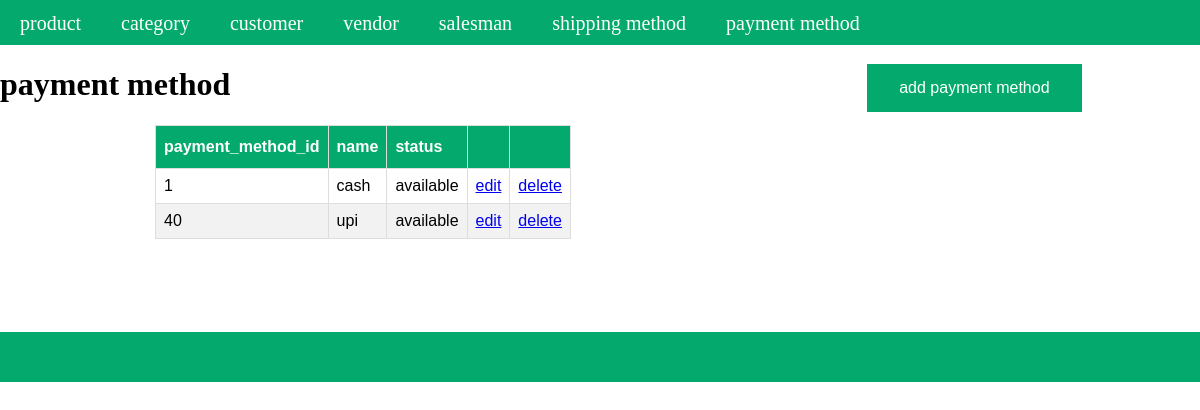
The app's page /index.php?a=grid&c=paymentmethod with its own data.
### tables this page shows
CREATE TABLE `payment_methods` (
  `payment_method_id` int(11) NOT NULL,
  `name` varchar(255) NOT NULL,
  `status` enum('available','unavailable') NOT NULL,
  `created_at` timestamp NOT NULL DEFAULT current_timestamp(),
  `updated_at` timestamp NULL DEFAULT NULL
);

### Controller/Core/Action.php (called while the page is built, shortened)
<?php
class Controller_Core_Action
{
	public function getTemplete($templetePath)
	{
		require_once "View".DS.$templetePath;
	}
}
?>

### Controller/PaymentMethod.php (called while the page is built, shortened)
<?php
require_once 'Controller/Core/Action.php';
class Controller_PaymentMethod extends Controller_Core_Action
{
	protected $payment_methods = [];
	protected $modelPaymentMethod = null;
	public function gridAction()
	{
		$modelPaymentMethod =$this->getModelPaymentMethod();
		$payment_methods =$modelPaymentMethod->fetchAll();
		$this->getTemplete('payment_method/grid.phtml');
	}
    public function getPaymentMethod()
    {
        return $this->payment_methods;
    }
    public function setPaymentMethod($payment_methods)
    {
        $this->payment_methods = $payment_methods;
        return $this;
    }
    public function getModelPaymentMethod()
    {
        if(!$this->modelPaymentMethod)
        {
        	$this->modelPaymentMethod = new Model_PaymentMethod();
        }
        return $this->modelPaymentMethod;
    }
}
?>

### Controller/Core/Front.php (called while the page is built, shortened)
<?php
class Controller_Core_Front
{
	public function getRequest()
	{
		$request = new Model_Core_Request();
		return $request;
	}
	public function init()
	{
		$request = $this->getRequest();
		$action = $request->getActionName().'Action';
		$Controller = new $controllerClassName();
		$Controller->$action();
	}
}
?>

### index.php (called while the page is built, shortened)
<?php
require_once 'Controller/Core/Front.php';
class Ccc
{
	public static function init()
	{
		$front = new Controller_Core_Front();
		$front->init();
	}
}
Ccc::init();
?>

### Model/Core/Adapter.php (called while the page is built, shortened)
<?php
class Model_core_Adapter{
	public $servername="localhost";
	public $username="root";
	public $password="";
	public $dbname ="project-krushal-vataliya";
   public $connect = null;
	public function connect(){
      if($this->connect == null)
      {
		$this->connect = mysqli_connect($this->servername, $this->username, $this->password ,$this->dbname);
      }
      return $this->connect;
	   }
   public function fetchAll($query){
   	$connect =$this->connect();
   	$result =$connect->query($query);
   		return $result->fetch_all(MYSQLI_ASSOC);
   }
}
?>

### Model/Core/Table.php (called while the page is built, shortened)
<?php
require_once 'Model/Core/Adapter.php';
class Model_Core_Table
{
	public $tableName = null;
	public function getAdapter()
	{
		$adapter = new Model_Core_Adapter();
		return $adapter;
	}
    public function getTableName()
    {
        return $this->tableName;
    }
    public function setTableName($tableName)
    {
        $this->tableName = $tableName;
        return $this;
    }
    public function fetchAll($query = null)
	{
		$tableName = $this->getTableName();
		$adapter = $this->getAdapter();
		if($query == null)
		{
		$sql ="SELECT * FROM `{$tableName}`";
		$result = $adapter->fetchAll($sql);
		}
		else
		{
			$result = $adapter->fetchAll($query);
		}
		return $result;
	}
}
?>

### View/payment_method/grid.phtml (the view, shortened to what this page needs)
<?php
$payment_methods = $this->getPaymentMethod();
?>
<!DOCTYPE html>
<html>
  <head>
    <link rel="stylesheet" href="Model/Skin/css/style.css">
  </head>
  <body>
    <?php require_once "View/html/header.phtml" ?>
    <div class="flx"><div><h1>payment method</h1></div><div style="margin-left: 635px;margin-top: 15px;"><button class="button " > <a  class="add" href="http://localhost/project-krushal-vataliya/index.php?a=add&c=paymentmethod">
    add payment method
  </a></button></div></div>
  <table id="product">
    <tr>
      <th> payment_method_id</th>
      <th> name</th>
      <th> status</th>
      <th> </th>
      <th> </th>
    </tr>
    <?php
    foreach ($payment_methods as $payment_method): ?>
    <tr>
      <td><?php echo $payment_method['payment_method_id'] ?></td>
      <td> <?php echo $payment_method['name'] ?></td>
      <td> <?php echo $payment_method['status'] ?></td>
      <td><a href="http://localhost/project-krushal-vataliya/index.php?a=edit&c=paymentmethod&payment_method_id=<?php echo $payment_method['payment_method_id'] ?>">edit</a></td>
      <td><a href="http://localhost/project-krushal-vataliya/index.php?a=delete&c=paymentmethod&payment_method_id=<?php echo $payment_method['payment_method_id'] ?>">delete<a></td>
    </tr>
    <?php endforeach; ?>
  </table>
</body>
<?php require_once "View/html/footer.phtml" ?>
</html>

### Model/Skin/css/style.css (style rules this page uses)
body { display: block; margin: 0px;justify-content: center; }
.flx { display: flex; }
#product { font-family: Arial, Helvetica, sans-serif; border-collapse: collapse; width: 25px; margin-left: 155px; }
#product td, #product th { border: 1px solid #ddd; padding: 8px; }
#product tr:nth-child(odd) { background-color: #f2f2f2; }
#product th { padding-top: 12px; padding-bottom: 12px; text-align: left; background-color: #04AA6D; color: white; }
.button { border: none; color: white; padding: 15px 32px; text-align: center; text-decoration: none; display: inline-block; font-size: 16px; margin: 4px 2px; cursor: pointer; background-color:#04aa6d; }
.add { text-decoration: none; color: white; }

### records on screen
payment_methods: payment_method_id "1", name "cash", status "available"
payment_methods: payment_method_id "40", name "upi", status "available"
